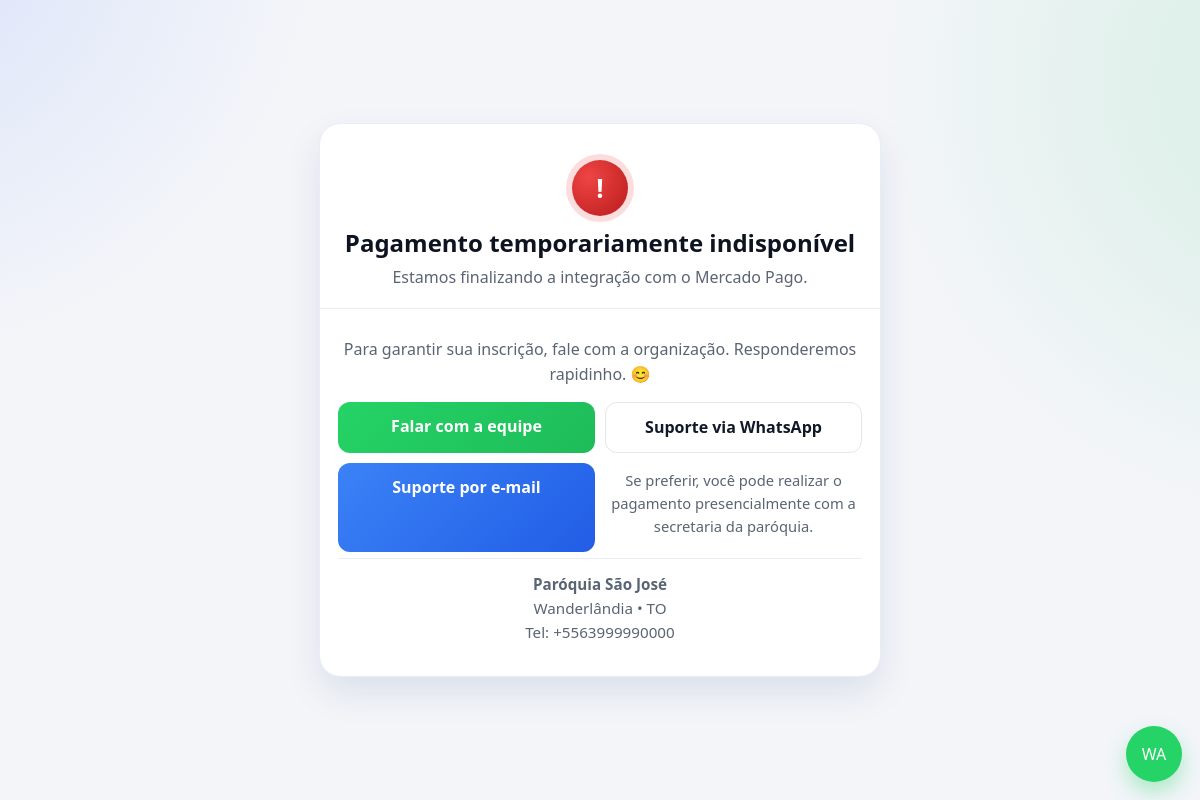
Screenshot of /contato/ with the database file from the repository.
### inscricoes/models.py (models this page shows, shortened)
class Paroquia(models.Model):
    STATUS_CHOICES = [
        ('ativa', 'Ativa'),
        ('inativa', 'Inativa'),
    ]
    nome = models.CharField(max_length=255)  # único obrigatório
    cidade = models.CharField(max_length=100, blank=True)
    estado = models.CharField(max_length=2, blank=True)
    responsavel = models.CharField(max_length=255, blank=True)
    email = models.EmailField(blank=True)
    telefone = models.CharField(
        max_length=20,
        blank=True,  # <- opcional
        help_text="Telefone no formato E.164 BR: +55DDDNÚMERO (ex.: +5563920013103)",
        validators=[
            RegexValidator(
                regex=r'^\+55\d{10,11}$',
                message="Formato inválido. Use +55 seguido de 10 ou 11 dígitos (ex.: +5563920013103).",
            )
        ],
    )
    status = models.CharField(
        max_length=10,
        choices=STATUS_CHOICES,
        default='ativa',
        blank=True,   # opcional no formulário; o default cobre no banco
    )
    logo = CloudinaryField(null=True, blank=True, verbose_name="Logo da Paróquia")

### inscricoes/views.py (the view)
# urls.py: path("contato/", views.pagina_de_contato, name="pagina_de_contato"),
def pagina_de_contato(request):
    paroquia = Paroquia.objects.filter(status='ativa').first()
    context = {'paroquia': paroquia}
    return render(request, 'inscricoes/pagina_de_contato.html', context)

### inscricoes/templates/inscricoes/pagina_de_contato.html (shortened to what this page needs)
{% load static %}
<!DOCTYPE html>
<html lang="pt-br">
<head>
</head>
<body>
  <div class="wrap">
    <div class="card" role="status" aria-live="polite">
      <div class="head">
      </div>
      <div class="hero">
        <div class="emoji" aria-hidden="true">!</div>
        <h1>Pagamento temporariamente indisponível</h1>
        <p class="sub">Estamos finalizando a integração com o Mercado Pago.</p>
      </div>
      <div class="body">
        {% if messages %}
          {% for message in messages %}
            <p class="notice">{{ message }}</p>
          {% endfor %}
        {% else %}
          <p class="notice">
            Para garantir sua inscrição, fale com a organização. Responderemos rapidinho. 😊
          </p>
        {% endif %}
        <div class="actions" aria-label="Meios de contato">
          {% if paroquia and paroquia.telefone %}
            <a class="btn btn-whats"
               href="https://wa.me/{{ paroquia.telefone|slice:'3:' }}?text=Olá!%20Preciso%20de%20ajuda%20para%20concluir%20meu%20pagamento."
               target="_blank" rel="noopener">
              Falar com a equipe
            </a>
          {% else %}
            <a class="btn btn-neutral" href="/" aria-label="Voltar à página inicial">Voltar ao início</a>
          {% endif %}
          <a class="btn btn-neutral"
             href="https://wa.me/5563920013103?text=Suporte:%20Pagamento%20indisponível"
             target="_blank" rel="noopener">
            Suporte via WhatsApp
          </a>
          <a class="btn btn-email" href="mailto:alexandremv.dev@gmail.com?subject=Ajuda%20no%20pagamento">
            Suporte por e-mail
          </a>
        <p class="small">
          Se preferir, você pode realizar o pagamento presencialmente com a secretaria da paróquia.
        </p>
      </div>
      <div class="paroquia">
        {% if paroquia %}
          <div><strong>{{ paroquia.nome }}</strong></div>
          <div>{{ paroquia.cidade }} • {{ paroquia.estado }}</div>
          {% if paroquia.telefone %}<div>Tel: {{ paroquia.telefone }}</div>{% endif %}
        {% else %}
          <div><strong>Organização</strong></div>
          <div>Entre em contato para concluir o pagamento</div>
        {% endif %}
      </div>
    </div>
  </div>
  {% if paroquia and paroquia.telefone %}
    <a class="float-whats"
       href="https://wa.me/{{ paroquia.telefone|slice:'3:' }}?text=Olá!%20Preciso%20de%20ajuda%20para%20concluir%20meu%20pagamento."
       aria-label="Contato WhatsApp"
       target="_blank" rel="noopener">WA</a>
  {% endif %}
</body>
</html>

### inscricoes/templates/inscricoes/pagina_de_contato.html (style rules this page uses)
:root { --bg:#0b1020; --card:#11162a; --text:#f4f6fb; --muted:#c1c7d3; --line:rgba(255,255,255,.10); --shadow:0 18px 50px rgba(0,0,0,.35); --brand:#4f7cff; --danger:#ef4444; --whats:#25D366; --email:#3b82f6; --neutral:#6b7280; }
@media (prefers-color-scheme: light) { :root { --bg:#f3f5f9; --card:#ffffff; --text:#0e1320; --muted:#5b6473; --line:#e9edf5; --shadow:0 16px 36px rgba(10,36,99,.10); } }
* { box-sizing:border-box }
html,body { margin:0; background: radial-gradient(1100px 1100px at -10% -10%, rgba(79,124,255,.16), transparent 40%), radial-gradient(1100px 1100px at 110% 10%, rgba(34,197,94,.14), transparent 40%), var(--bg); color:var(--text); font:16px/1.55 system-ui, -apple-system, Segoe UI, Roboto, Inter, sans-serif; min-height:100dvh; }
.wrap { min-height:100dvh; display:grid; place-items:center; padding:28px 16px; }
.card { width:min(560px, 90vw); background:var(--card); border-radius:20px; box-shadow:var(--shadow); outline:1px solid var(--line); overflow:hidden; }
.head { padding:18px 18px 0; text-align:center; }
.hero { padding:18px; text-align:center; border-bottom:1px solid var(--line); }
.emoji { width:56px; height:56px; border-radius:50%; display:grid; place-items:center; margin:0 auto 8px; background:radial-gradient(circle at 30% 30%, #ef4444, #b91c1c); color:#fff; font-size:26px; font-weight:900; box-shadow:0 0 0 6px rgba(239,68,68,.18); }
h1 { margin:6px 0 4px; font-size:clamp(18px, 5vw, 24px) }
.sub { margin:0; color:var(--muted); }
.body { padding:18px; text-align:center }
.notice { margin:10px auto 0; color:var(--muted); }
.actions { margin:16px auto 6px; display:grid; gap:10px; grid-template-columns:1fr; width:100%; }
@media (min-width:520px) { .actions { grid-template-columns:1fr 1fr } }
.btn { appearance:none; border:0; cursor:pointer; text-decoration:none; display:inline-block; padding:12px 14px; border-radius:12px; font-weight:800; text-align:center; transition:transform .12s ease, box-shadow .12s ease; outline:1px solid var(--line); user-select:none; -webkit-tap-highlight-color: transparent; }
.btn-whats { background:linear-gradient(135deg, var(--whats), #1ebc59); color:#fff; outline:none; }
.btn-email { background:linear-gradient(135deg, var(--email), #215de6); color:#fff; outline:none; }
.btn-neutral { background:linear-gradient(135deg, #2f384a, #202535); color:#e7ebf6; }
@media (prefers-color-scheme: light) { .btn-neutral { background:#fff; color:#111827; border:1px solid #e5e7eb; outline:none } }
.paroquia { padding:14px 16px; text-align:center; border-top:1px solid var(--line); color:var(--muted); font-size:.95rem; }
.small { font-size:.92rem; color:var(--muted); margin-top:6px }
.float-whats { position: fixed; bottom:18px; right:18px; z-index: 50; width:56px; height:56px; border-radius:50%; display:flex; align-items:center; justify-content:center; background:var(--whats); color:#fff; text-decoration:none; box-shadow:0 10px 20px rgba(37,211,102,.35); }

### rows the page displays
Paroquia: nome "Paróquia São José", cidade "Wanderlândia", estado "TO", telefone "+5563999990000"
